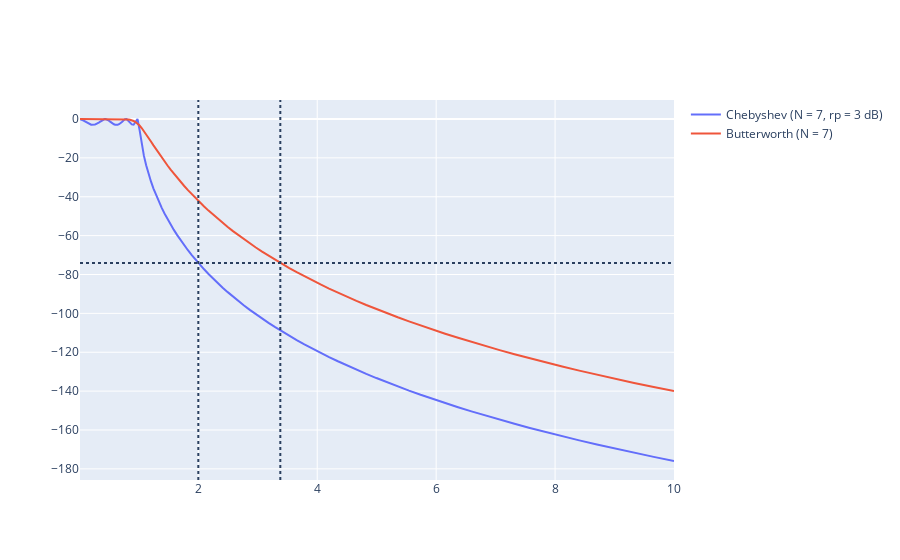

The notebook cell this image was saved under:
### Markdown cell above
## 2. Сравнение Чебышева и Баттерворта (при одном уровне)

### Code cell
w, h = sp.signal.freqs_zpk(*sp.signal.cheb1ap(N = 7, rp = 3.0), worN = 2.0)
Eta = 10**(1/(2*7) * np.log10(1/np.abs(h[0])**2 - 1))
# w, h = sp.signal.freqs_zpk(*sp.signal.buttap(N = 7), worN = Eta)
print(f"Fading for Chebyshev at Wn = 2.0: {20*np.log10(np.abs(h[0])):4.1f} dB")
print(f"Frequency for Butterworth(N = 7): {Eta:4.2f}")

w1, h1 = sp.signal.freqs_zpk(*sp.signal.cheb1ap(N = 7, rp = 3.0))
w2, h2 = sp.signal.freqs_zpk(*sp.signal.buttap(N = 7))
fig = go.Figure(
    [
        go.Scatter(x = w1, y = 20*np.log10(np.abs(h1)), name = "Chebyshev (N = 7, rp = 3 dB)"),
        go.Scatter(x = w2, y = 20*np.log10(np.abs(h2)), name = "Butterworth (N = 7)"),    
    ]
)
fig.add_vline(x = 2.0, line_dash = "dot")
fig.add_hline(y = 20*np.log10(np.abs(h[0])), line_dash = "dot")
fig.add_vline(x = Eta, line_dash = "dot", name = "Eta")
fig.show()

### Figure 1 — Plotly figure (JSON) as saved in the notebook; plotly's stock layout.template omitted (floating-point values rounded to 4 significant figures; data arrays with more than 128 entries replaced by an {"elided": "..."} marker saying what was removed)
{"data": [{"name": "Chebyshev (N = 7, rp = 3 dB)", "type": "scatter", "x": {"elided": "200 float values"}, "y": {"elided": "200 float values"}}, {"name": "Butterworth (N = 7)", "type": "scatter", "x": {"elided": "200 float values"}, "y": {"elided": "200 float values"}}], "layout": {"shapes": [{"line": {"dash": "dot"}, "type": "line", "x0": 2, "x1": 2, "xref": "x", "y0": 0, "y1": 1, "yref": "y domain"}, {"line": {"dash": "dot"}, "type": "line", "x0": 0, "x1": 1, "xref": "x domain", "y0": -74.03, "y1": -74.03, "yref": "y"}, {"line": {"dash": "dot"}, "name": "Eta", "type": "line", "x0": 3.379, "x1": 3.379, "xref": "x", "y0": 0, "y1": 1, "yref": "y domain"}]}}
